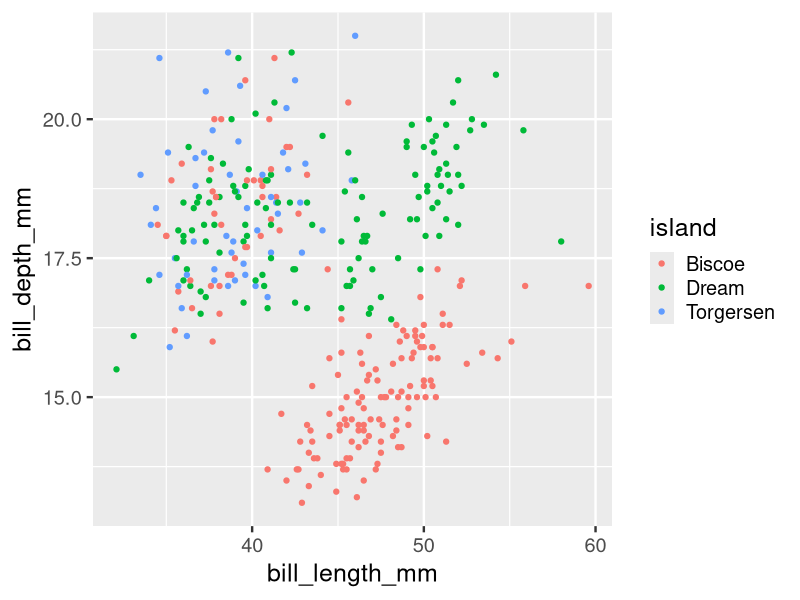

Reproduce this figure in R.
## ---- chunk 1
#| echo: true

rnorm(5)
## ---- chunk 2
library(palmerpenguins)
library(ggplot2)

ggplot(penguins, aes(x = bill_length_mm,
                     y = bill_depth_mm,
                     col = island)) +
  geom_point() +
  theme_grey(base_size = 18)
## ---- chunk 3
mtcars
